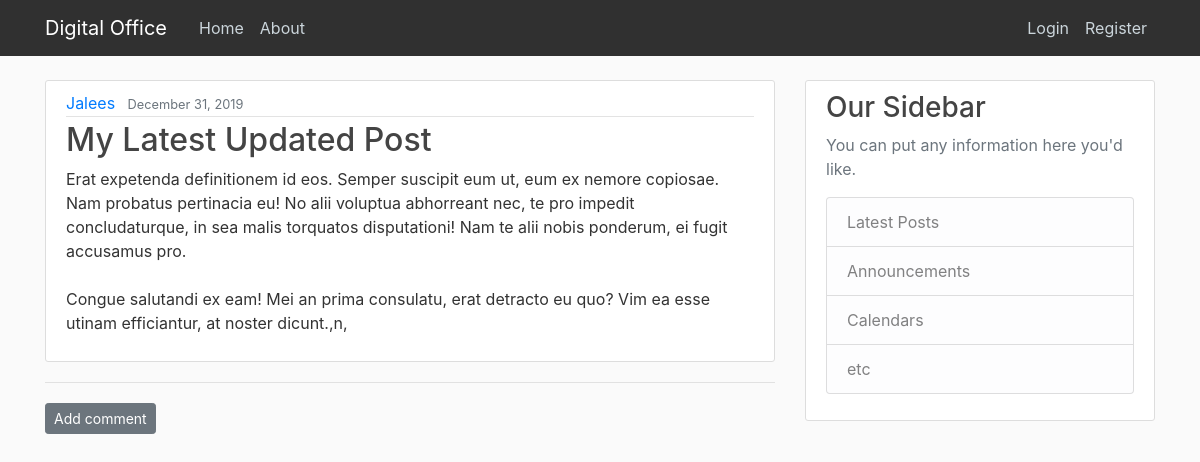
The app's page /blog/files/31/, older data.
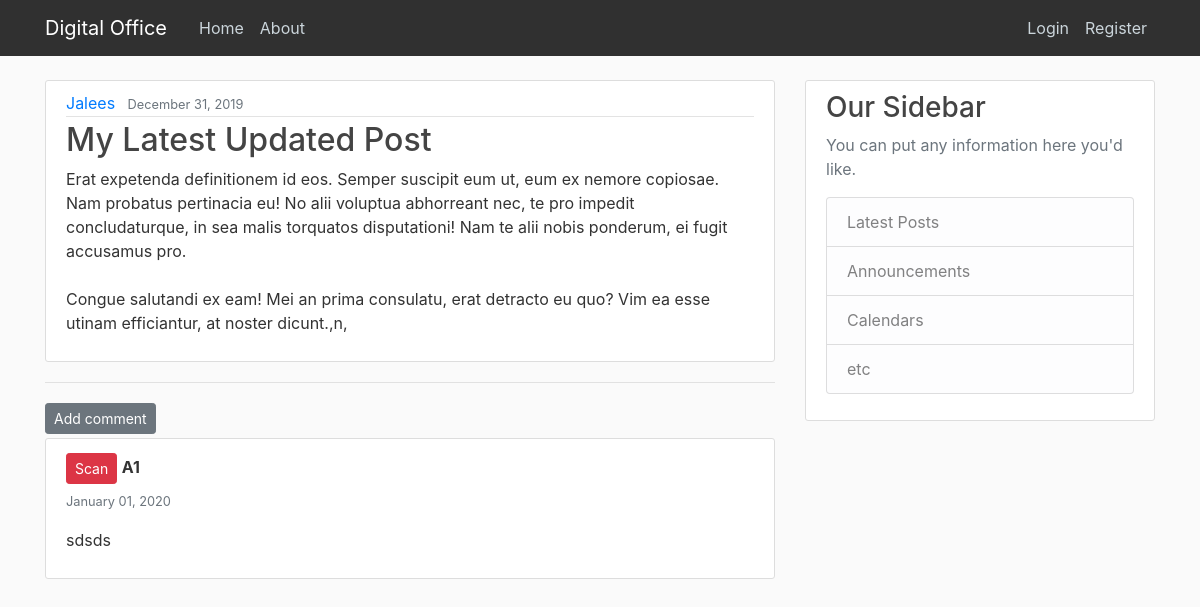
The same page, newer data.
### blog/models.py (models this page shows, shortened)
class Comment(models.Model):
    files = models.ForeignKey('blog.Files', on_delete=models.CASCADE, related_name='comments')
    author = models.CharField(max_length=200)
    text = models.TextField()
    role = models.CharField(max_length=200,default="Scan")
    created_date = models.DateTimeField(default=timezone.now)
    approved_comment = models.BooleanField(default=False)

### blog/views.py (the view)
# urls.py: path('files/<int:pk>/',FileDetailView.as_view(),name='file-detail'),
class FileDetailView(DetailView):
    model=Files

### blog/templates/blog/files_detail.html (shortened to what this page needs)
{% extends "blog/base.html" %}
{% block content %}
<article class="media content-section">
    <div class="media-body">
      <div class="article-metadata">
        <a class="mr-2" href="#">{{ object.author }}</a>
        <small class="text-muted">{{ object.date_posted | date:"F d, Y" }}</small>
      </div>
      <h2  class="article-title">{{ object.title }}</h2>
      <p class="article-content">{{ object.summary }}</p>
    </div>
  </article>
  <hr>
<a class="btn btn-secondary btn-sm mt-1 mb-1" href="{% url 'add_comment_to_post' files.pk %}">Add comment</a>
<br>
{% if user.is_staff and user.is_superuser %}
{% for comment in object.comments.all %}
    <div  class="container content-section" >
      {% if comment.role == 'Phase 2' %}
      <button type="button" class="btn btn-warning btn-sm mt-1 mb-1">{{ comment.role }}</button>
     {% elif comment.role == 'Phase 1' %}
     <button type="button" class="btn btn-success btn-sm mt-1 mb-1">{{ comment.role }}</button>
     {% elif comment.role == 'Final' %}
     <button type="button" class="btn btn-info btn-sm mt-1 mb-1">{{ comment.role }}</button>
     {% elif comment.role == 'Scan' %}
     <button type="button" class="btn btn-danger btn-sm mt-1 mb-1">{{ comment.role }}</button>
     {% endif %}
      <strong>{{ comment.author }}</strong><br>
      <small class="text-muted">{{ comment.created_date | date:"F d, Y" }}</small>
        <p>{{ comment.text|linebreaks }}</p>
    </div>
    {% endfor %}
{% else  %}
{% for comment in object.comments.all %}
{% if comment.role == 'Scan' %}
        <div class='container content-section'>
          {% if comment.role == 'Phase 2' %}
          <button type="button" class="btn btn-warning btn-sm mt-1 mb-1">{{ comment.role }}</button>
         {% elif comment.role == 'Phase 1' %}
         <button type="button" class="btn btn-success btn-sm mt-1 mb-1">{{ comment.role }}</button>
         {% elif comment.role == 'Final' %}
         <button type="button" class="btn btn-info btn-sm mt-1 mb-1">{{ comment.role }}</button>
         {% elif comment.role == 'Scan' %}
         <button type="button" class="btn btn-danger btn-sm mt-1 mb-1">{{ comment.role }}</button>
         {% endif %}
          <strong>{{ comment.author }}</strong>
    <br>
          <small class="text-muted">{{ comment.created_date | date:"F d, Y" }}</small>
            <p>{{ comment.text|linebreaks }}</p>
        </div>
{% endif %}
{% endfor %}
{% endif %}
{% endblock %}

Row changes from the older to the newer data that the page shows:
added Comment: role "Scan", author "A1", created_date "January 01, 2020", text "sdsds"
